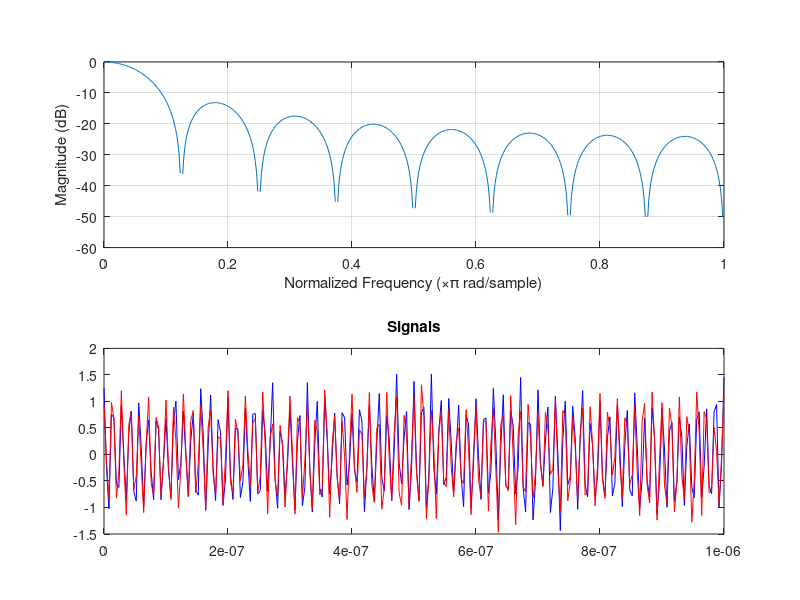
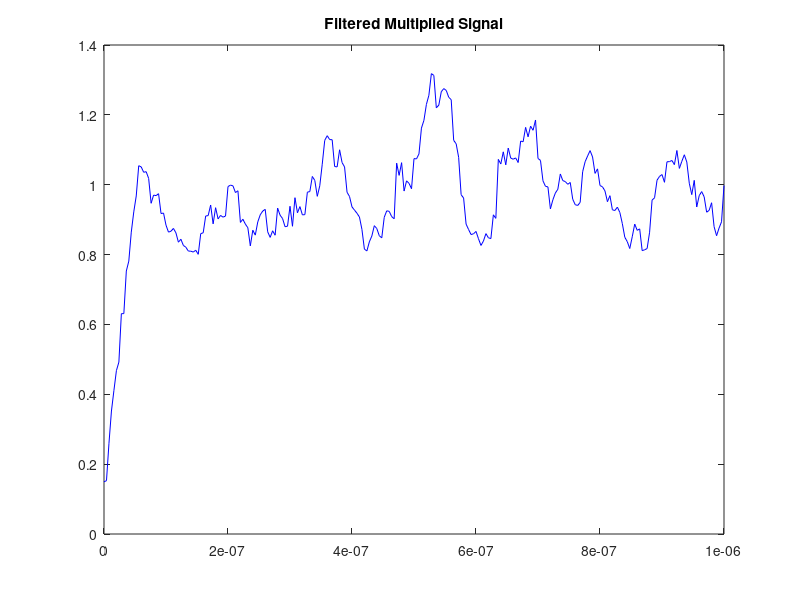
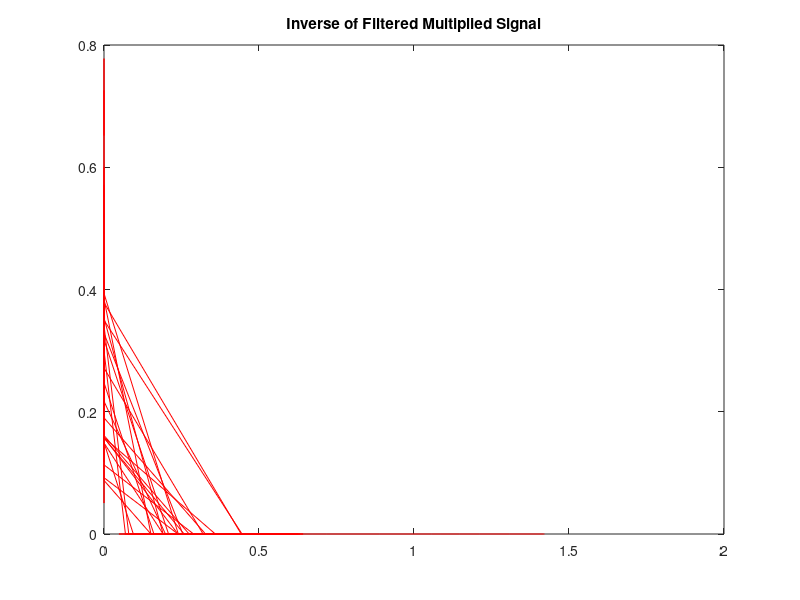
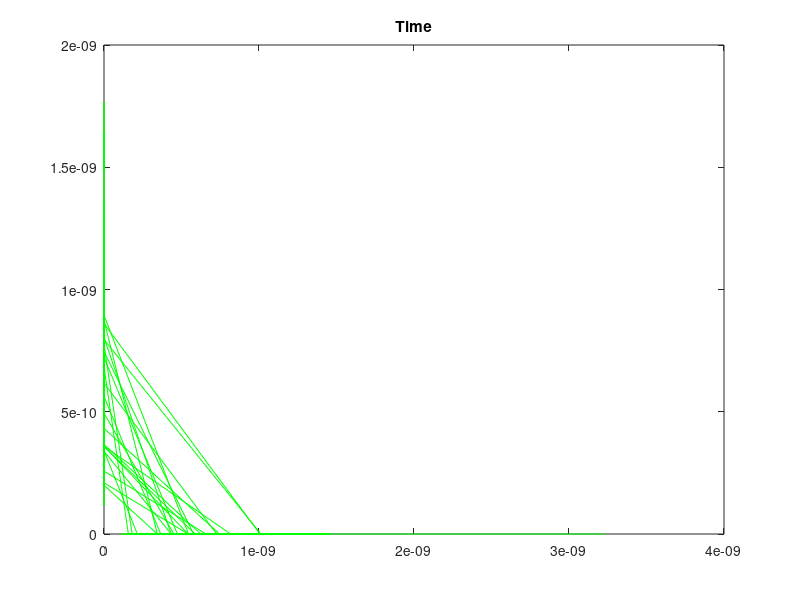

The MATLAB source for these figures, in order:
clear all;
close all;
clc
%Initialization of given constants
fs = 250e6;
Ts = 1/fs;
t = 0:Ts:1e-6;
fc = 70e6;

%Moving Average Filter
lpf = ones(1,16);
lpf = lpf/length(lpf);
freqz(lpf)
%Noise Constant
n = 0.2;
%Delay
delay = 0.5e-9;
%Constants for Schmitt Trigger
thr_high = 0.5;
thr_low = thr_high*0.8;

%Defining Signals
x1 = cos(2*pi*fc*t)+(n*randn(1,length(t)));
x2 = cos(2*pi*fc*(t+delay))+(n*randn(1,length(t)));

figure(1)
plot(t, x1, 'b')
hold on
plot(t, x2, 'r')
title('Signals')
%Multiplication of  two signals
multipleofTwoSignals = x1 .* x2;

%1/2 cos(x+y)          1/2 cos(x-y)
%1/2 cos(2*pi*fc*(2*t+delay)    1/2 cos(2*pi*fc*delay)
%Applying filter to multiple of two signals in order to get 
%low frequency component
%To erase the coefficient of 1/2 in the multiplication
%need to multiply with two and process moving average filter
filteredMultipleSignal = 2 * filter(lpf, 1, multipleofTwoSignals);
figure(2)
plot(t, filteredMultipleSignal, 'b')
title('Filtered Multiplied Signal')
binaryFilteredMultipleSignal = zeros(1, length(filteredMultipleSignal));

%To get the 2*pi*fc part of the signal
%need to inverse cosine function
inverseofFilteredMultipleSignal = acos(filteredMultipleSignal);

%To get the delay in inversecosine 
%need to divide by 2*pi*fc
findTime = inverseofFilteredMultipleSignal / (2 * pi * fc);

delayTime = abs(mean(findTime(50:end)))
figure(3)
plot(inverseofFilteredMultipleSignal, 'r')
title('Inverse of Filtered Multiplied Signal')
figure(4)
plot(findTime, 'g')
title('Time')
% %Schmitt Trigger
% for i = 2:length(filteredMultipleSignal)
%     if(binaryFilteredMultipleSignal(i-1) == 1)
%         if(filteredMultipleSignal(i) < thr_low)
%             binaryFilteredMultipleSignal(i) = 0;
%         else
%             binaryFilteredMultipleSignal(i) = 1;
%         end
%     else
%         if(filteredMultipleSignal(i)>thr_high)
%             binaryFilteredMultipleSignal(i)=1;
%         else
%             binaryFilteredMultipleSignal(i)=0;
%         end
%     end
% end   
% 
% figure(5)
% plot(binaryFilteredMultipleSignal, 'b')
% title('Schmitt Triggered Multiplied Signal')

